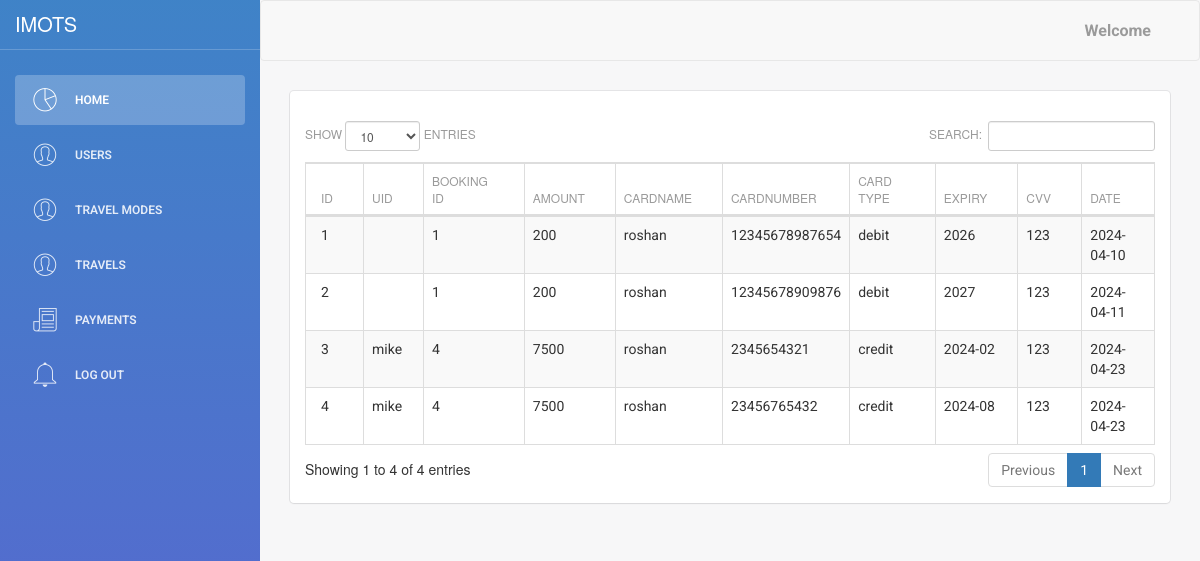
The page /admin/payments/select.php on the database its author committed.
### tables this page shows
CREATE TABLE IF NOT EXISTS `payment` (
  `id` int(11) NOT NULL AUTO_INCREMENT,
  `uid` varchar(225) NOT NULL,
  `booking_id` int(11) NOT NULL,
  `amount` varchar(25) NOT NULL,
  `cardname` varchar(200) NOT NULL,
  `cardnumber` varchar(225) NOT NULL,
  `card_type` varchar(225) NOT NULL,
  `expiry` varchar(225) NOT NULL,
  `cvv` varchar(225) NOT NULL,
  `date` varchar(225) NOT NULL,
  PRIMARY KEY (`id`)
);

CREATE TABLE IF NOT EXISTS `user` (
  `id` int(10) NOT NULL AUTO_INCREMENT,
  `name` varchar(20) NOT NULL,
  `email` varchar(30) NOT NULL,
  `phone` varchar(20) NOT NULL,
  `password` varchar(20) NOT NULL,
  `address` text NOT NULL,
  PRIMARY KEY (`id`)
);

### admin/payments/table.php (called while the page is built, shortened)
<?php
$table="payment";
?>

### admin/payments/select.php (the view, shortened to what this page needs)
<?php
include("table.php");
include("../header_inner.php");
$i=0;
?>
		<link rel="stylesheet" type="text/css" href="datatables.min.css">
<div class="">
<div class="clearfix"></div>
<table id="example" class="table table-striped table-bordered dataTable no-footer" cellspacing="0"  role="grid" aria-describedby="example_info" >
          <?php
		  include("../connection.php");
	?>
	<?php
		  $result2 = mysqli_query($con,"SHOW FIELDS FROM $table");
 echo "<thead><tr>";
while ($row2 = mysqli_fetch_array($result2))
 {
  $name=$row2['Field'];
  echo "<th>".
  str_replace('_', ' ', $name)
  ."</th>";
 $i++;
 }
 echo "</tr></thead>";
   echo "<tbody>";
 	$result = mysqli_query($con,"SELECT * FROM $table ");
		while($row = mysqli_fetch_array($result))
		{
		echo "<tr>";
		for($k=0;$k<$i;$k++)
		{
			if($k==1)
			{
			  $sql2 = "select *  from user where id='$row[$k]' ";
    $result2 = mysqli_query($con, $sql2) or die("Error in Selecting " . mysqli_error($connection));
$row2 =mysqli_fetch_array($result2);
			echo "<td >  $row2[name]</td>";
			}
			elseif($k==20)
			{
			$sql2 = "select *  from products where id='$row[$k]' ";
    $result2 = mysqli_query($con, $sql2) or die("Error in Selecting " . mysqli_error($connection));
$row2 =mysqli_fetch_array($result2);
			echo "<td >  $row2[name]</td>";
			}
			elseif($k==30)
			{
			echo "<td class='hiddentd'> $row[content] </td>";
			}
				elseif($k==40)
			{
			echo "<td > <img src='uploads/$row[$k]' width='100'></td>";
			}
			else
			{
			echo "<td >$row[$k]</td>";
			}
		}
			echo"</tr>";
		}
        ?>
        </tbody>
    </table>
    </div>

### rows shown on the page
payment: id "1", booking "1", amount "200", cardname "roshan", cardnumber "12345678987654", card_type "debit", expiry "2026", cvv "123", date "2024-04-10"
payment: id "2", booking "1", amount "200", cardname "roshan", cardnumber "12345678909876", card_type "debit", expiry "2027", cvv "123", date "2024-04-11"
payment: id "3", booking "4", amount "7500", cardname "roshan", cardnumber "2345654321", card_type "credit", expiry "2024-02", cvv "123", date "2024-04-23"
user: name "mike"
payment: id "4", booking "4", amount "7500", cardname "roshan", cardnumber "23456765432", card_type "credit", expiry "2024-08", cvv "123", date "2024-04-23"

### other values the page prints
str_replace('_', ' ', $name) "ID"
str_replace('_', ' ', $name) "UID"
str_replace('_', ' ', $name) "BOOKING ID"
str_replace('_', ' ', $name) "AMOUNT"
str_replace('_', ' ', $name) "CARDNAME"
str_replace('_', ' ', $name) "CARDNUMBER"
str_replace('_', ' ', $name) "CARD TYPE"
str_replace('_', ' ', $name) "EXPIRY"
str_replace('_', ' ', $name) "CVV"
str_replace('_', ' ', $name) "DATE"
